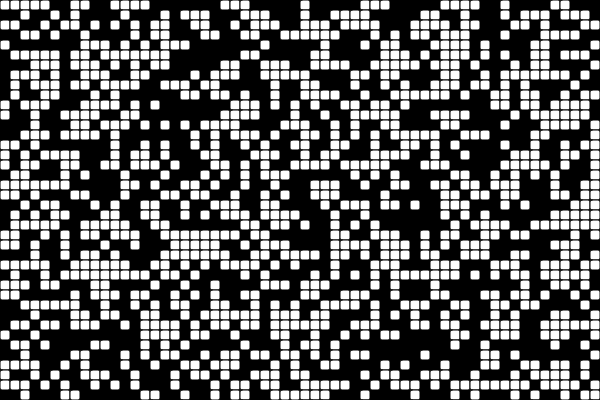
Frame 1 (no input)
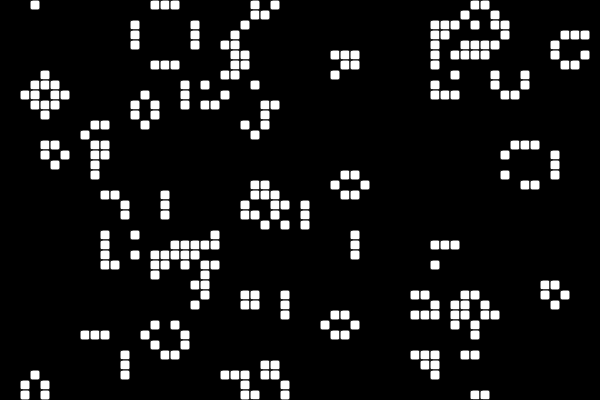
Frame 60 (no input)
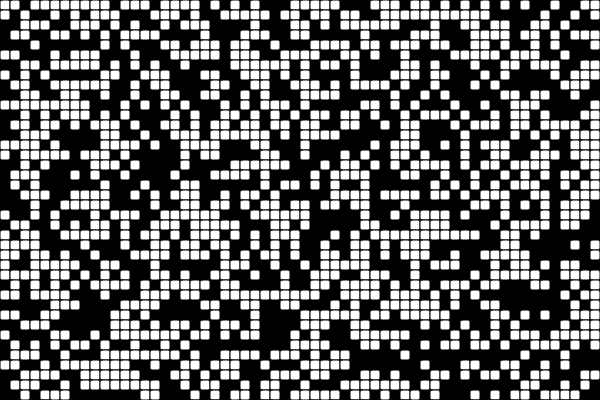
Frame 120 (the mouse pressed at the canvas centre since frame 60)

The p5.js sketch that drew these frames (run headless with seeded random() and noise() and a simulated clock; from frame 60 on, the mouse is pressed at the canvas centre):

// p5.js sketch
// ── sketch.js
function make2DArray(cols, rows) {
  let arr = new Array(cols);
  for (i = 0; i < arr.length; i++) {
    arr[i] = new Array(rows);
  }
  return arr;
}

let grid;
let cols;
let rows;
let resolution = 10;
let shouldRun = true;

function setup() {
  createCanvas(600, 400);

  cols = width / resolution;
  rows = height / resolution;
  grid = make2DArray(cols, rows);
  for (let i = 0; i < cols; i++) {
    for (let j = 0; j < cols; j++) {
      grid[i][j] = floor(random(2));
    }
  }
}

function draw() {
  background(0);
  if (shouldRun) {
    if (mouseIsPressed) {
      if (mouseButton === LEFT) {
        for (let i = 0; i < cols; i++) {
          for (let j = 0; j < cols; j++) {
            grid[i][j] = floor(random(2));
          }
        }
      }
    }

    for (let i = 0; i < cols; i++) {
      for (let j = 0; j < cols; j++) {
        let x = i * resolution;
        let y = j * resolution;
        if (grid[i][j] == 1) {
          fill(255);
          rect(x, y, resolution, resolution, 2);
        }
      }
    }

    let next = make2DArray(cols, rows);

    // computer next generation based on current one
    for (let i = 0; i < cols; i++) {
      for (let j = 0; j < cols; j++) {
        // count all lives neighbors
        let neighbors = countNeighbors(grid, i, j);

        let state = grid[i][j];
        if (state == 0 && neighbors == 3) {
          next[i][j] = 1;
        } else if (state == 1 && (neighbors < 2 || neighbors > 3)) {
          next[i][j] = 0;
        } else {
          next[i][j] = grid[i][j];
        }
      }
    }

    grid = next;
  }

  function countNeighbors(grid, x, y) {
    let sum = 0;
    for (let i = -1; i < 2; i++) {
      for (let j = -1; j < 2; j++) {
        let col = (x + i + cols) % cols;
        let row = (y + j + rows) % rows;

        sum += grid[col][row];
      }
    }
    sum -= grid[x][y];
    return sum;
  }
}

function keyPressed() {
  if (shouldRun) {
    shouldRun = false; 
    print("NOT RUNNING");
    for (let i = 0; i < cols; i++) {
      for (let j = 0; j < cols; j++) {
        grid[i][j] = floor(random(2));
      }
    }
  } else if (!shouldRun) {
    shouldRun = true;
    print("RUNNING")
  }
}
